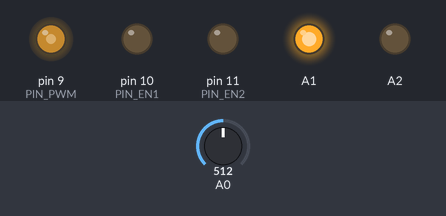
Simulated run of this sketch. Board: Arduino Uno, built with avr-gcc and run on an emulated ATmega328P. On the bench: output pins drawn as LEDs (lit = HIGH). The test bench sets the inputs (shaded band); at power-on: A0 = 512.

Above: at 18.0 s.
18.1 s: A0 set to 716
At 20.7 s:
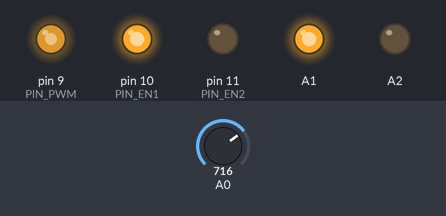
33.1 s: A0 set to 900
At 45.7 s:
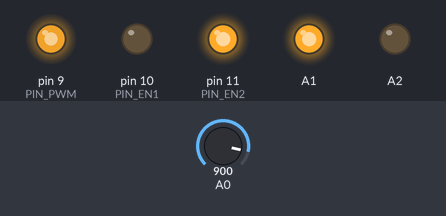
48.1 s: A0 set to 122
At 60.8 s:
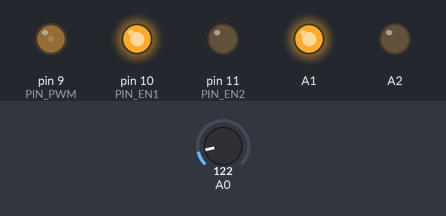
Timing chart, 0 to 81.5 s (numbered marks = the images above; inputs shaded):
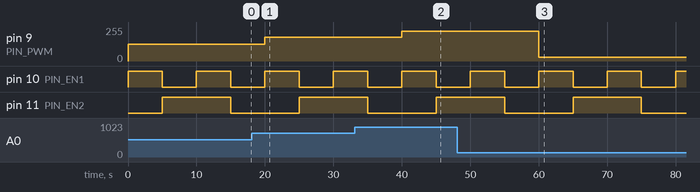

Measured:
- after the input at 18.1 s, pin 9 (PIN_PWM): 127/255 → 178/255 after 1.9 s
- after the input at 33.1 s, pin 9 (PIN_PWM): 178/255 → 224/255 after 6.9 s
- after the input at 48.1 s, pin 9 (PIN_PWM): 224/255 → 30/255 after 11.9 s
- by itself, pin 10 (PIN_EN1): alternates HIGH for 5.0 s and LOW for 5.0 s

The sketch:

HBridge_test.ino
```cpp
#define PIN_PWM 9
#define PIN_EN1 10
#define PIN_EN2 11

void setup()
{
  pinMode(PIN_PWM, OUTPUT);
  pinMode(PIN_EN1, OUTPUT);
  pinMode(PIN_EN2, OUTPUT);
  digitalWrite(PIN_PWM, LOW);
  digitalWrite(PIN_EN1, LOW);
  digitalWrite(PIN_EN2, LOW);

  pinMode(A1, OUTPUT);
  pinMode(A2, OUTPUT);
  digitalWrite(A1, HIGH);
  digitalWrite(A2, LOW);
}

void loop()
{
  analogWrite(PIN_PWM, map(analogRead(A0),0,1023,0,255));
  delay(5);
  digitalWrite(PIN_EN1, HIGH);
  delay(5000);
  digitalWrite(PIN_EN1, LOW);
  digitalWrite(PIN_EN2, HIGH);
  delay(5000);
  digitalWrite(PIN_EN1, HIGH);
  delay(5000);
  digitalWrite(PIN_EN1, LOW);
  digitalWrite(PIN_EN2, LOW);
  delay(4995);
}
```
